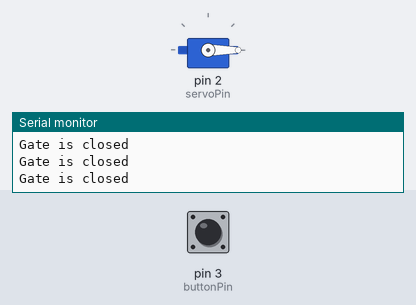
The sketch below on a simulated Arduino Uno, built with avr-gcc and run on an emulated ATmega328P. Parts: servo, the last lines printed to the serial monitor. The inputs (shaded band) are chosen by the test bench; at power-on: pin 3 (buttonPin) HIGH.

Above: at 3.2 s.
3.3 s: pin 3 (buttonPin) pulled LOW for 0.15 s
At 4.2 s:
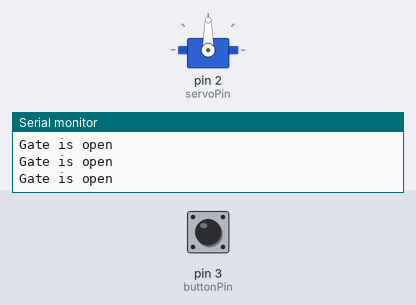
4.9 s: pin 3 (buttonPin) pulled LOW for 1 s
At 6.6 s:
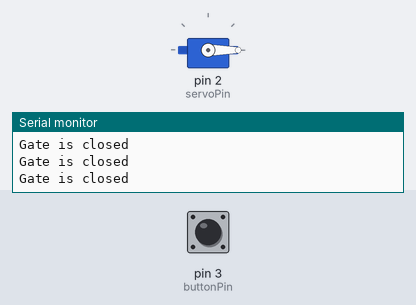
7.4 s: pin 3 (buttonPin) pulsed LOW 5 times (0.12 s each, 0.3 s apart)
At 8.59 s:
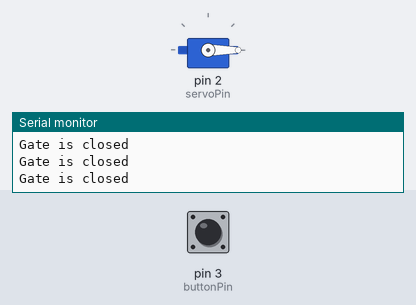
11.9 s: pin 3 (buttonPin) pulled LOW for 3.2 s
At 16.1 s:
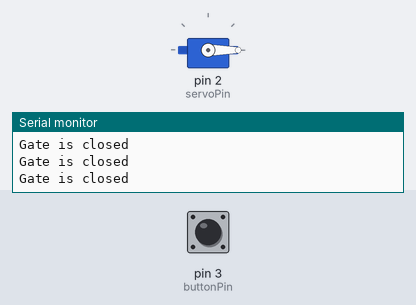
18.1 s: pin 3 (buttonPin) pulsed LOW 2 times (0.12 s each, 0.3 s apart)
At 18.39 s:
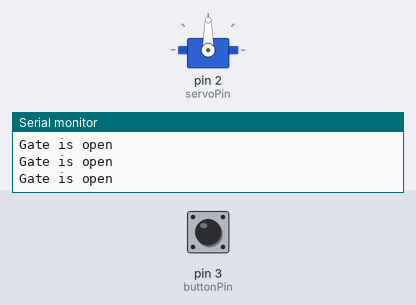
Timing chart, 0 to 21.1 s (numbered marks = the images above; inputs shaded):
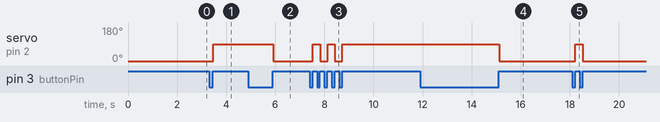

The sketch:

Task_5.ino
```cpp
#include <Servo.h>

int gateState = 0;
int servoPin = 2;
int buttonPin = 3;

int buttonNew;
int buttonOld = 1;

Servo servo;void setup() {
  servo.attach(servoPin);
  servo.write(0); // initialize the angle as 0 degrees

  pinMode(3, INPUT);
  pinMode(3, INPUT_PULLUP);

  Serial.begin(9600);
  delay(2000); // give 2 second delay after setup

}

void loop()
{
  buttonNew = digitalRead(buttonPin);

  if (buttonOld == 0 & buttonNew == 1){
    if (gateState == 0){
      servo.write(90);
      gateState = 90;
      }
    else{
      servo.write(0);
      gateState = 0;
      }
  }
  if (gateState == 0){
    Serial.println("Gate is closed");
  }
  else{
    Serial.println("Gate is open");
  }
  buttonOld = buttonNew;
}
```

Measured:
- after the input at 3.3 s, servo on pin 2 (servoPin): 0° → 90° after 0.16 s
- after the input at 4.9 s, servo on pin 2 (servoPin): 90° → 0° after 1.0 s
- after the input at 7.4 s, servo on pin 2 (servoPin): alternates 90° for 0.30 s and 0° for 0.31 s, 5 changes in all, then stays 90°, starting after 0.12 s
- after the input at 11.9 s, servo on pin 2 (servoPin): 90° → 0° after 3.2 s
- after the input at 18.1 s, servo on pin 2 (servoPin): 0° → 90° after 0.13 s, → 0° 0.31 s later
